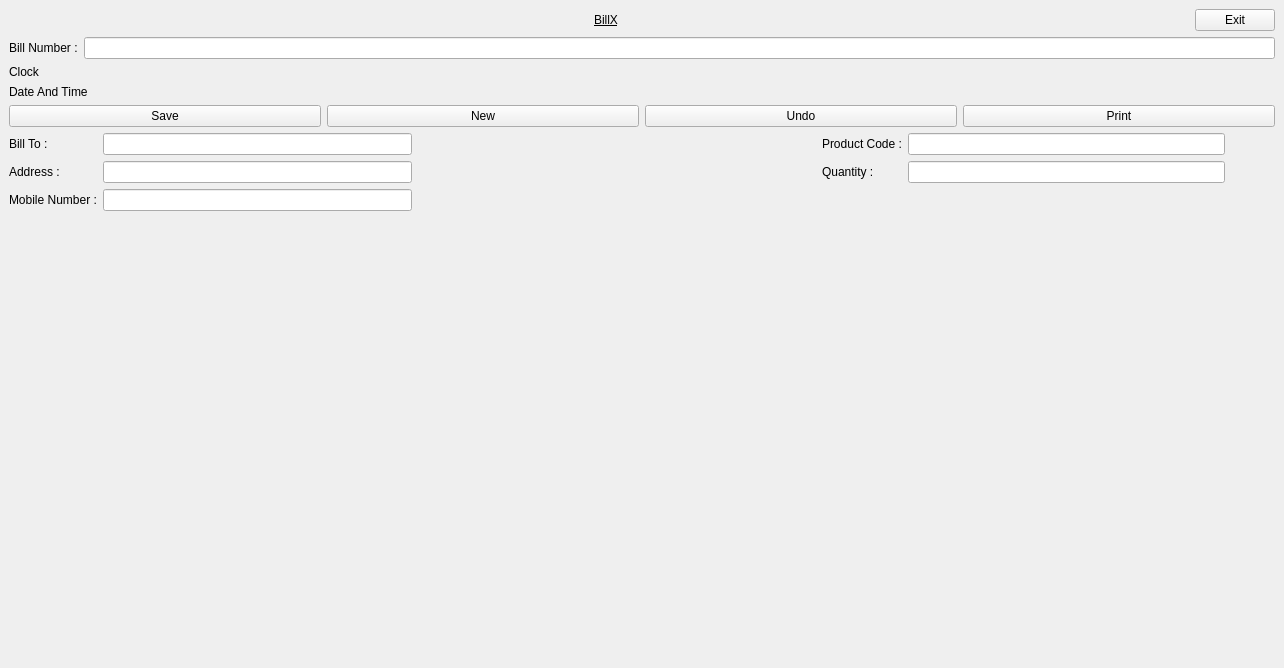
<?xml version="1.0" encoding="UTF-8"?>
<ui version="4.0">
 <class>CreateBill</class>
 <widget class="QMainWindow" name="CreateBill">
  <property name="geometry">
   <rect>
    <x>0</x>
    <y>0</y>
    <width>1284</width>
    <height>668</height>
   </rect>
  </property>
  <property name="windowTitle">
   <string>MainWindow</string>
  </property>
  <widget class="QWidget" name="centralwidget">
   <layout class="QVBoxLayout" name="verticalLayout_2">
    <item>
     <layout class="QHBoxLayout" name="horizontalLayout">
      <item>
       <spacer name="horizontalSpacer">
        <property name="orientation">
         <enum>Qt::Horizontal</enum>
        </property>
        <property name="sizeHint" stdset="0">
         <size>
          <width>40</width>
          <height>20</height>
         </size>
        </property>
       </spacer>
      </item>
      <item>
       <widget class="QLabel" name="logo">
        <property name="text">
         <string/>
        </property>
       </widget>
      </item>
      <item>
       <widget class="QLabel" name="label">
        <property name="styleSheet">
         <string notr="true">font: 700 24pt &quot;Segoe Print&quot;;
font: 9pt &quot;Segoe Print&quot;;
font: 22pt &quot;Segoe Script&quot;;
text-decoration: underline;
font: 36pt &quot;Segoe UI&quot;;</string>
        </property>
        <property name="text">
         <string>BillX</string>
        </property>
       </widget>
      </item>
      <item>
       <spacer name="horizontalSpacer_2">
        <property name="orientation">
         <enum>Qt::Horizontal</enum>
        </property>
        <property name="sizeHint" stdset="0">
         <size>
          <width>40</width>
          <height>20</height>
         </size>
        </property>
       </spacer>
      </item>
      <item>
       <widget class="QPushButton" name="pushButton">
        <property name="text">
         <string>Exit</string>
        </property>
       </widget>
      </item>
     </layout>
    </item>
    <item>
     <layout class="QHBoxLayout" name="horizontalLayout_2">
      <item>
       <widget class="QLabel" name="label_3">
        <property name="text">
         <string>Bill Number :</string>
        </property>
       </widget>
      </item>
      <item>
       <widget class="QLineEdit" name="lineEdit"/>
      </item>
     </layout>
    </item>
    <item>
     <layout class="QVBoxLayout" name="verticalLayout">
      <item>
       <widget class="QLabel" name="Digital_clock">
        <property name="styleSheet">
         <string notr="true">font: 700 24pt &quot;Segoe UI&quot;;
font: 14pt &quot;Segoe UI&quot;;</string>
        </property>
        <property name="text">
         <string>Clock</string>
        </property>
       </widget>
      </item>
      <item>
       <widget class="QLabel" name="DateTime">
        <property name="styleSheet">
         <string notr="true">font: 24pt &quot;Segoe UI&quot;;
font: 14pt &quot;Segoe UI&quot;;</string>
        </property>
        <property name="text">
         <string>Date And Time</string>
        </property>
       </widget>
      </item>
     </layout>
    </item>
    <item>
     <layout class="QHBoxLayout" name="horizontalLayout_3">
      <item>
       <widget class="QPushButton" name="pushButton_3">
        <property name="text">
         <string>Save</string>
        </property>
       </widget>
      </item>
      <item>
       <widget class="QPushButton" name="pushButton_2">
        <property name="text">
         <string>New</string>
        </property>
       </widget>
      </item>
      <item>
       <widget class="QPushButton" name="pushButton_4">
        <property name="text">
         <string>Undo</string>
        </property>
       </widget>
      </item>
      <item>
       <widget class="QPushButton" name="pushButton_5">
        <property name="text">
         <string>Print</string>
        </property>
       </widget>
      </item>
     </layout>
    </item>
    <item>
     <layout class="QHBoxLayout" name="horizontalLayout_4">
      <property name="rightMargin">
       <number>50</number>
      </property>
      <item>
       <layout class="QFormLayout" name="formLayout">
        <item row="0" column="0">
         <widget class="QLabel" name="label_4">
          <property name="text">
           <string>Bill To :</string>
          </property>
         </widget>
        </item>
        <item row="0" column="1">
         <widget class="QLineEdit" name="lineEdit_3"/>
        </item>
        <item row="1" column="0">
         <widget class="QLabel" name="label_5">
          <property name="text">
           <string>Address : </string>
          </property>
         </widget>
        </item>
        <item row="1" column="1">
         <widget class="QLineEdit" name="lineEdit_2"/>
        </item>
        <item row="2" column="0">
         <widget class="QLabel" name="label_6">
          <property name="text">
           <string>Mobile Number :</string>
          </property>
         </widget>
        </item>
        <item row="2" column="1">
         <widget class="QLineEdit" name="lineEdit_4"/>
        </item>
       </layout>
      </item>
      <item>
       <spacer name="horizontalSpacer_3">
        <property name="orientation">
         <enum>Qt::Horizontal</enum>
        </property>
        <property name="sizeHint" stdset="0">
         <size>
          <width>40</width>
          <height>20</height>
         </size>
        </property>
       </spacer>
      </item>
      <item>
       <layout class="QFormLayout" name="formLayout_2">
        <item row="0" column="0">
         <widget class="QLabel" name="label_7">
          <property name="text">
           <string>Product Code :</string>
          </property>
         </widget>
        </item>
        <item row="0" column="1">
         <widget class="QLineEdit" name="lineEdit_5"/>
        </item>
        <item row="1" column="0">
         <widget class="QLabel" name="label_8">
          <property name="text">
           <string>Quantity : </string>
          </property>
         </widget>
        </item>
        <item row="1" column="1">
         <widget class="QLineEdit" name="lineEdit_6"/>
        </item>
       </layout>
      </item>
     </layout>
    </item>
    <item>
     <spacer name="verticalSpacer">
      <property name="orientation">
       <enum>Qt::Vertical</enum>
      </property>
      <property name="sizeHint" stdset="0">
       <size>
        <width>20</width>
        <height>40</height>
       </size>
      </property>
     </spacer>
    </item>
   </layout>
  </widget>
 </widget>
 <resources/>
 <connections/>
</ui>
